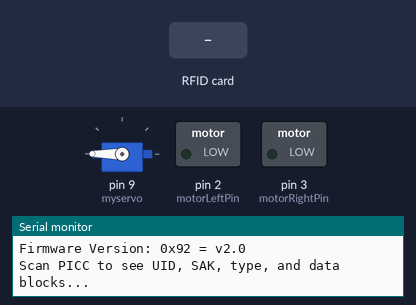
Bench run of a sketch on a simulated Arduino Mega 2560, built with avr-gcc and run on an emulated ATmega2560. Parts: servo, switched loads named in the sketch (green lamp = pin HIGH), the last lines printed to the serial monitor. Inputs (shaded band) come from the test bench. Pins used as bus, display or sensor lines are not drawn.

Above: at 1.2 s.
1.3 s: RFID card C9 F2 4F B3 held to the reader
At 1.6 s:
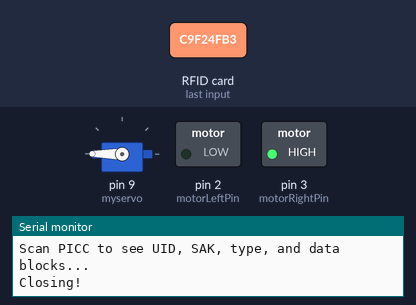
Timing chart, 0 to 31.8 s (numbered marks = the images above; inputs shaded):
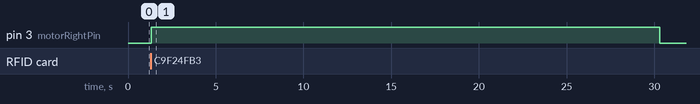

The sketch:

Main.ino
```cpp
/*
 * RFID Example Used: https://circuitdigest.com/microcontroller-projects/interfacing-rfid-reader-module-with-arduino
 */

#include <SPI.h>
#include <MFRC522.h>
#include <Servo.h>
#define RST_PIN         5          // Configurable
#define SS_PIN          53         // Configurable
MFRC522 mfrc522(SS_PIN, RST_PIN);  // Create MFRC522 instance (RFID Reader)
String tagID = "nothing";
String lockID1 = "C9F24FB3";
String lockID2 = "8A72D86";

Servo myservo;  // create servo object to control a servo

// Digital pins assigned to the same motor
// Left HIGH Right LOW  moves actuator forward
// Left LOW Right HIGH  moves actuator backwards
// Left LOW Right LOW  stops actuator
int motorLeftPin = 2;
int motorRightPin = 3;

int pos = 180;  // variable to store the servo position
bool opened = true;
int timeToOpen= 29000; //milliseconds

void setup() {
  Serial.begin(115200);                   // Initialize serial communications with the PC
  myservo.attach(9);                      // attaches the servo on pin 9 to the servo object
  myservo.write(pos);
  while (!Serial);                        // Do nothing if no serial port is opened (added for Arduinos based on ATMEGA32U4)
  SPI.begin();                            // Init SPI bus
  mfrc522.PCD_Init();                     // Init MFRC522
  delay(4);                               // Wait for MFRC522 to initialize
  mfrc522.PCD_DumpVersionToSerial();

  Serial.println(F("Scan PICC to see UID, SAK, type, and data blocks..."));

  pinMode(motorLeftPin, OUTPUT);
  pinMode(motorRightPin, OUTPUT);
}


void OpenLid() {
  //Unlock
  pos = 60;
  myservo.write(pos);

  // Move actuator forward
  digitalWrite(motorLeftPin, HIGH);
  digitalWrite(motorRightPin, LOW);
  delay(timeToOpen);

  // Stop actuator
  digitalWrite(motorLeftPin, LOW);
}

void CloseLid() {

  // Move actuator backwards
  digitalWrite(motorLeftPin, LOW);
  digitalWrite(motorRightPin, HIGH);
  delay(timeToOpen);

  // Stop actuator
  digitalWrite(motorRightPin, LOW);

  //Lock
  pos = 180;
  myservo.write(pos);
}


void loop() {
  // Reset the loop if no new card present on the sensor/reader
  if(!mfrc522.PICC_IsNewCardPresent()) {
              return;
  }
  // At this point it is safe to assume a card is present
  // Read the data on the present card
  if (!mfrc522.PICC_ReadCardSerial()) {
              return;
  }

  // Dump debug info about the card
  tagID = "";

  // Read the 4 byte UID
  for ( uint8_t i = 0; i < 4; i++)
  {
    tagID.concat(String(mfrc522.uid.uidByte[i], HEX)); // Convert the UID to a single String from array
  }


  // Make tag upper case
  tagID.toUpperCase();

  //Check for the two existing keys
  if (tagID == lockID1 || tagID == lockID2){

    //Close chest
    if (opened){
      Serial.println("Closing!");
      CloseLid();
    }

    //Open chest
    else {
      Serial.println("Opening!");
      OpenLid();
    }

    //Toggle the current state
    opened = !opened;

  } else {
    Serial.println("Access denied!");
    delay(1000);
  }


  //mfrc522.PICC_DumpToSerial(&(mfrc522.uid));
  Serial.println(tagID);
}
```

Measured:
- after the input at 1.3 s, pin 3 (motorRightPin): LOW → HIGH at once, → LOW 29.0 s later
